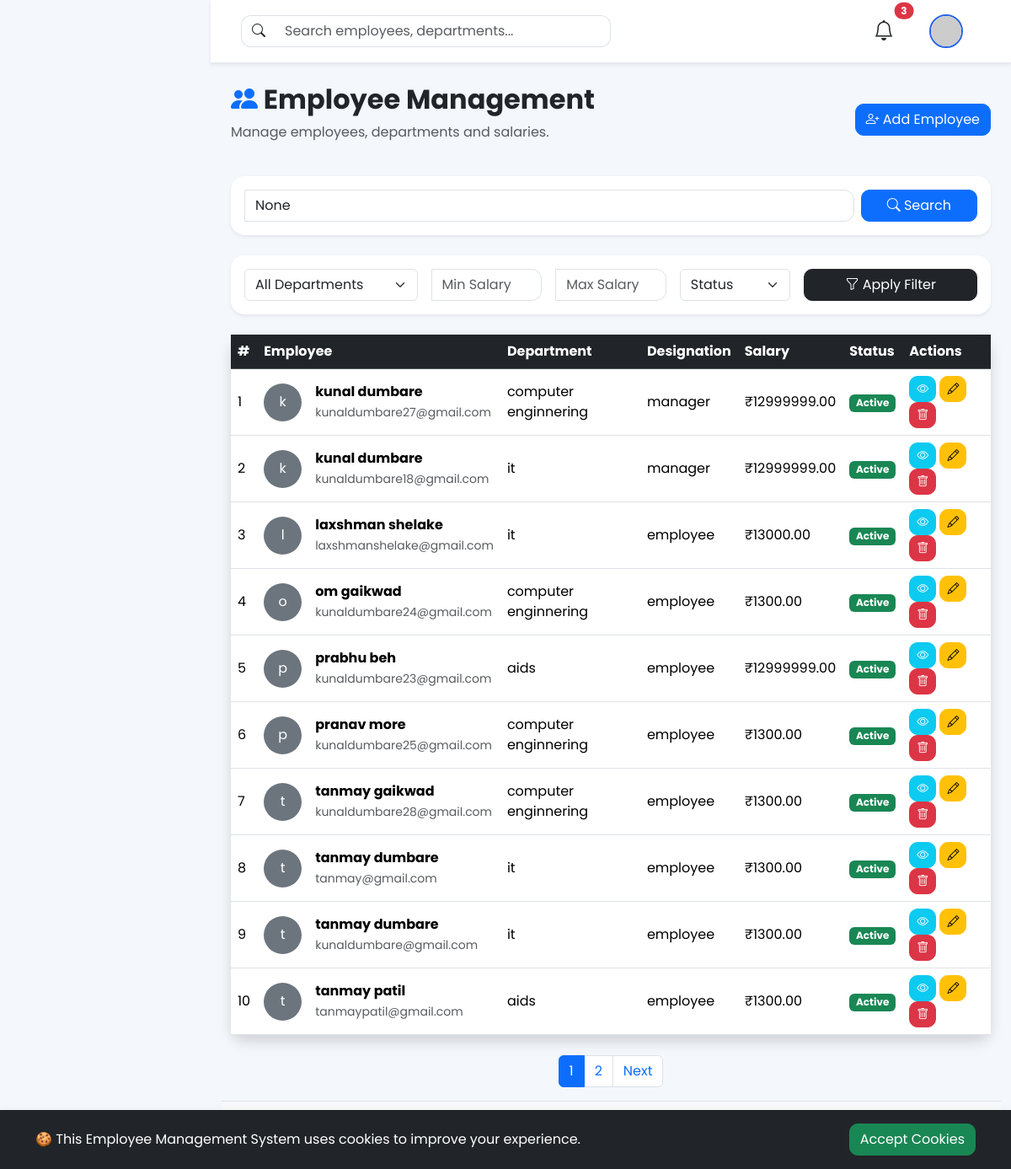
/employees/, run on the app's committed database.
### employees/models.py (models this page shows, shortened)
class Employee(models.Model):
    first_name = models.CharField(
        max_length=100,
        db_index=True
    )
    last_name = models.CharField(
        max_length=100
    )
    email = models.EmailField(
        unique=True,
        db_index=True
    )
    phone = models.CharField(
        max_length=15
    )
    designation = models.CharField(
        max_length=100,
        db_index=True
    )
    department = models.ForeignKey(
        Department,
        on_delete=models.CASCADE,
        related_name="employees"
    )
    salary = models.DecimalField(
        max_digits=10,
        decimal_places=2
    )
    joining_date = models.DateField()
    profile_picture = models.ImageField(
        upload_to="employees/",
        blank=True,
        null=True
    )
    is_active = models.BooleanField(
        default=True
    )
    created_at = models.DateTimeField(
        auto_now_add=True
    )
    updated_at = models.DateTimeField(
        auto_now=True
    )
    class Meta:
        ordering = ["first_name"]
        indexes = [
            models.Index(fields=["first_name"]),
            models.Index(fields=["email"]),
            models.Index(fields=["designation"]),
            models.Index(fields=["salary"]),
        ]
    from django.db import models

### departments/models.py (models this page shows, shortened)
class Department(models.Model):
    department_name = models.CharField(
        max_length=100,
        unique=True,
        db_index=True
    )
    manager_name = models.CharField(
        max_length=100
    )
    location = models.CharField(
        max_length=100
    )
    description = models.TextField(
        blank=True
    )
    created_at = models.DateTimeField(
        auto_now_add=True
    )
    updated_at = models.DateTimeField(
        auto_now=True
    )
    class Meta:
        ordering = ["department_name"]
        indexes = [
            models.Index(fields=["department_name"]),
            models.Index(fields=["location"]),
        ]

### employees/views.py (the view, shortened to what this page needs)
def employee_list(request):
    employees = Employee.objects.select_related(
        "department"
    )
    search = request.GET.get("search")
    department = request.GET.get("department")
    if department:
        employees = employees.filter(
            department_id=department
        )
    min_salary = request.GET.get("min_salary")
    max_salary = request.GET.get("max_salary")
    if min_salary:
        employees = employees.filter(
            salary__gte=min_salary
        )
    if max_salary:
        employees = employees.filter(
            salary__lte=max_salary
        )
    status = request.GET.get("status")
    if status == "active":
        employees = employees.filter(
            is_active=True
        )
    elif status == "inactive":
        employees = employees.filter(
            is_active=False
        )
    order = request.GET.get(
        "order",
        "first_name"
    )
    employees = employees.order_by(order)
    paginator = Paginator(
        employees,
        10
    )
    page = request.GET.get("page")
    employees = paginator.get_page(page)
    departments = Department.objects.all()
    context = {
        "employees": employees,
        "departments": departments,
        "search": search,
    }
    return render(
        request,
        "employees/employee_list.html",
        context
    )

### templates/employees/employee_list.html (shortened to what this page needs)
{% extends "base.html" %}
{% block content %}
<div class="container-fluid">
    <div class="d-flex justify-content-between align-items-center mb-4 flex-wrap">
        <div>
            <h2 class="fw-bold">
                <i class="bi bi-people-fill text-primary"></i>
                Employee Management
            </h2>
            <p class="text-muted">
                Manage employees, departments and salaries.
            </p>
        </div>
        <a href="{% url 'employee_create' %}"
           class="btn btn-primary">
            <i class="bi bi-person-plus"></i>
            Add Employee
        </a>
    </div>
    <div class="card shadow-sm border-0 mb-4">
        <div class="card-body">
            <form method="GET">
                <div class="row g-2">
                    <div class="col-md-10">
                        <input
                        type="text"
                        name="search"
                        value="{{search}}"
                        class="form-control"
                        placeholder="Search name, email, designation or department..."
                        >
                    </div>
                    <div class="col-md-2 d-grid">
                        <button class="btn btn-primary">
                            <i class="bi bi-search"></i>
                            Search
                        </button>
                    </div>
                </div>
            </form>
        </div>
    </div>
<div class="card shadow-sm border-0 mb-4">
<div class="card-body">
<form method="GET">
<div class="row g-3">
<div class="col-md-3">
<select name="department"
class="form-select">
<option value="">
All Departments
</option>
</select>
</div>
<div class="col-md-2">
<input type="number"
name="min_salary"
class="form-control"
placeholder="Min Salary">
</div>
<div class="col-md-2">
<input type="number"
name="max_salary"
class="form-control"
placeholder="Max Salary">
</div>
<div class="col-md-2">
<select name="status"
class="form-select">
<option value="">
Status
</option>
</select>
</div>
<div class="col-md-3 d-grid">
<button class="btn btn-dark">
<i class="bi bi-funnel"></i>
Apply Filter
</button>
</div>
</div>
</form>
</div>
</div>
    <div class="card shadow border-0">
        <div class="table-responsive">
            <table class="table table-hover align-middle mb-0">
                <thead class="table-dark">
                    <tr>
                        <th>
                            #
                        </th>
                        <th>
                            Employee
                        </th>
                        <th>
                            Department
                        </th>
                        <th>
                            Designation
                        </th>
                        <th>
                            <a href="?order=salary"
                            class="text-white text-decoration-none">
                            Salary
                            </a>
                        </th>
                        <th>
                            Status
                        </th>
                        <th>
                            Actions
                        </th>
                    </tr>
                </thead>
                <tbody>
                {% for employee in employees %}
                    <tr>
                        <td>
                            {{forloop.counter}}
                        </td>
                        <td>
                            <div class="d-flex align-items-center">
                                {% if employee.profile_picture %}
                                <img src="{{employee.profile_picture.url}}"
                                width="45"
                                height="45"
                                class="rounded-circle me-3">
                                {% else %}
                                <div class="rounded-circle bg-secondary text-white d-flex align-items-center justify-content-center me-3"
                                style="width:45px;height:45px">
                                    {{employee.first_name|first}}
                                </div>
                                {% endif %}
                                <div>
                                    <strong>
                                    {{employee.first_name}}
                                    {{employee.last_name}}
                                    </strong>
                                    <br>
                                    <small class="text-muted">
                                    {{employee.email}}
                                    </small>
                                </div>
                            </div>
                        </td>
                        <td>
                            {{employee.department.department_name}}
                        </td>
                        <td>
                            {{employee.designation}}
                        </td>
                        <td>
                            ₹{{employee.salary}}
                        </td>
                        <td>
                            {% if employee.is_active %}
                            <span class="badge bg-success">
                                Active
                            </span>
                            {% else %}
                            <span class="badge bg-danger">
                                Inactive
                            </span>
                            {% endif %}
                        </td>
                        <td>
                            <a href="{% url 'employee_detail' employee.id %}"
                            class="btn btn-sm btn-info text-white">
                                <i class="bi bi-eye"></i>
                            </a>
                            <a href="{% url 'employee_update' employee.id %}"
                            class="btn btn-sm btn-warning">
                                <i class="bi bi-pencil"></i>
                            </a>
                            <a href="{% url 'employee_delete' employee.id %}"
                            class="btn btn-sm btn-danger">
                                <i class="bi bi-trash"></i>
                            </a>
                        </td>
                    </tr>
                {% endfor %}
                </tbody>
            </table>
        </div>
    </div>
   {% if employees.has_other_pages %}
<nav class="mt-4">
    <ul class="pagination justify-content-center">
        {% for page in employees.paginator.page_range %}
        <li class="page-item {% if employees.number == page %}active{% endif %}">
            <a class="page-link"
               href="?page={{ page }}&search={{ request.GET.search|default:'' }}&department={{ request.GET.department|default:'' }}&status={{ request.GET.status|default:'' }}&min_salary={{ request.GET.min_salary|default:'' }}&max_salary={{ request.GET.max_salary|default:'' }}&order={{ request.GET.order|default:'first_name' }}">
                {{ page }}
            </a>
        </li>
        {% endfor %}
        {% if employees.has_next %}
        <li class="page-item">
            <a class="page-link"
               href="?page={{ employees.next_page_number }}&search={{ request.GET.search|default:'' }}&department={{ request.GET.department|default:'' }}&status={{ request.GET.status|default:'' }}&min_salary={{ request.GET.min_salary|default:'' }}&max_salary={{ request.GET.max_salary|default:'' }}&order={{ request.GET.order|default:'first_name' }}">
                Next
            </a>
        </li>
        {% endif %}
    </ul>
</nav>
{% endif %}
{% endblock %}

### templates/base.html (shortened to what this page needs)
{% load static %}
<!DOCTYPE html>
<html lang="en">
<head>
    <link href="https://cdn.jsdelivr.net/npm/bootstrap@5.3.7/dist/css/bootstrap.min.css"
          rel="stylesheet">
    <link href="https://cdn.jsdelivr.net/npm/bootstrap-icons@1.13.1/font/bootstrap-icons.min.css"
          rel="stylesheet">
    <link rel="stylesheet"
          href="{% static 'css/style.css' %}">
    <link rel="stylesheet"
          href="{% static 'css/responsive.css' %}">
</head>
<body>
<div class="wrapper">
    <div class="main-content">
        {% include "includes/navbar.html" %}
        <div class="container-fluid py-4">
            {% block content %}
            {% endblock %}
        </div>
        {% include "includes/footer.html" %}
    </div>
</div>
{% if not request.COOKIES.cookie_consent %}
<div id="cookie-banner"
     class="position-fixed bottom-0 start-0 end-0 bg-dark text-white p-3 shadow"
     style="z-index:9999;">
    <div class="container d-flex justify-content-between align-items-center flex-wrap">
        <div>
            🍪 This Employee Management System uses cookies to improve your experience.
        </div>
        <a href="{% url 'accept_cookies' %}" class="btn btn-success">
            Accept Cookies
        </a>
    </div>
</div>
{% endif %}
</body>
</html>

### templates/includes/navbar.html (shortened to what this page needs)
<nav class="navbar navbar-expand-lg bg-white shadow-sm px-4 sticky-top">
    <div class="container-fluid">
        <form class="d-none d-md-flex w-50">
            <div class="input-group">
                <span class="input-group-text bg-white border-end-0">
                    <i class="bi bi-search"></i>
                </span>
                <input
                    type="text"
                    class="form-control border-start-0"
                    placeholder="Search employees, departments..."
                >
            </div>
        </form>
        <div class="ms-auto d-flex align-items-center">
            <button class="btn position-relative me-3">
                <i class="bi bi-bell fs-4"></i>
                <span class="position-absolute top-0 start-100 translate-middle badge rounded-pill bg-danger">
                    3
                </span>
            </button>
            <div class="dropdown">
                <button
                    class="btn dropdown-toggle d-flex align-items-center"
                    data-bs-toggle="dropdown"
                >
                    <img
                        src="https://ui-avatars.com/api/?name={{ request.user.first_name|default:request.user.username }}"
                        width="40"
                        height="40"
                        class="rounded-circle me-2"
                    >
                </button>
            </div>
        </div>
    </div>
</nav>

### templates/includes/footer.html (shortened to what this page needs)
<footer class="bg-light text-center py-3 border-top">
</footer>

### static/css/style.css (style rules this page uses)
* { margin:0; padding:0; box-sizing:border-box; }
body { font-family:'Poppins',sans-serif; background:#f4f7fc; }
.wrapper { display:flex; min-height:100vh; }
.main-content { margin-left:250px; flex:1; min-height:100vh; }
.navbar { background:#fff; box-shadow:0 2px 10px rgba(0,0,0,.08); }
footer { background:#fff; margin-top:auto; padding:15px; text-align:center; border-top:1px solid #ddd; }
.card { border:none; border-radius:16px; box-shadow:0 10px 30px rgba(0,0,0,.08); }
.btn { border-radius:10px; }
.navbar { height:75px; border-bottom:1px solid #e5e7eb; }
.input-group { max-width:500px; }
.input-group-text { border-radius:12px 0 0 12px; }
.form-control { border-radius:0 12px 12px 0; }
.dropdown-toggle::after { display:none; }
.navbar img { object-fit:cover; border:2px solid #2563eb; }

### data on the page
Employee: first_name|first "k", first_name "kunal", last_name "dumbare", email "kunaldumbare27@gmail.com", department.department_name "computer enginnering", designation "manager", salary "12999999.00", is_active "Active"
Employee: first_name|first "k", first_name "kunal", last_name "dumbare", email "kunaldumbare18@gmail.com", department.department_name "it", designation "manager", salary "12999999.00", is_active "Active"
Employee: first_name|first "l", first_name "laxshman", last_name "shelake", email "laxshmanshelake@gmail.com", department.department_name "it", designation "employee", salary "13000.00", is_active "Active"
Employee: first_name|first "o", first_name "om", last_name "gaikwad", email "kunaldumbare24@gmail.com", department.department_name "computer enginnering", designation "employee", salary "1300.00", is_active "Active"
Employee: first_name|first "p", first_name "prabhu", last_name "beh", email "kunaldumbare23@gmail.com", department.department_name "aids", designation "employee", salary "12999999.00", is_active "Active"
Employee: first_name|first "p", first_name "pranav", last_name "more", email "kunaldumbare25@gmail.com", department.department_name "computer enginnering", designation "employee", salary "1300.00", is_active "Active"
Employee: first_name|first "t", first_name "tanmay", last_name "gaikwad", email "kunaldumbare28@gmail.com", department.department_name "computer enginnering", designation "employee", salary "1300.00", is_active "Active"
Employee: first_name|first "t", first_name "tanmay", last_name "dumbare", email "tanmay@gmail.com", department.department_name "it", designation "employee", salary "1300.00", is_active "Active"
Employee: first_name|first "t", first_name "tanmay", last_name "dumbare", email "kunaldumbare@gmail.com", department.department_name "it", designation "employee", salary "1300.00", is_active "Active"
Employee: first_name|first "t", first_name "tanmay", last_name "patil", email "tanmaypatil@gmail.com", department.department_name "aids", designation "employee", salary "1300.00", is_active "Active"

### other printed values
{{ page }} "1" "2"
